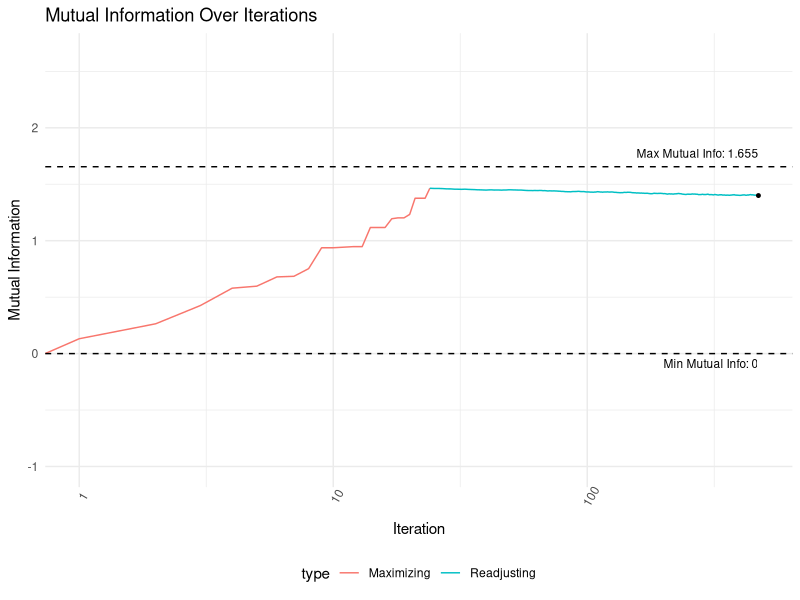

R code for this plot:
library(tidyverse)
library(stringr)

# Function to calculate mutual information
MutInf <- function(table) {
  rowsums <- rowSums(table)
  colsums <- colSums(table)
  ent_x <- sum(-rowsums/sum(rowsums) * log2(rowsums/sum(rowsums)), na.rm = TRUE)
  ent_y <- sum(-colsums/sum(colsums) * log2(colsums/sum(colsums)), na.rm = TRUE)
  return(ent_x + ent_y - entropy_pair(table))
}

# Function to calculate entropy of a pair
entropy_pair <- function(table) {
  total <- sum(table)
  probs <- table / total
  return(sum(-probs * log2(probs), na.rm = TRUE))
}

# Function to generate a new number for maximizing mutual information
gen_number_max <- function(x, tot_sum) {
  table <- x
  nrows <- nrow(table)
  ncols <- ncol(table)
  repeat {
    RR <- sample(1:nrows, 2)
    CC <- sample(1:ncols, 2)
    if (table[RR[1], CC[1]] > 0 && table[RR[2], CC[2]] > 0) break
  }
  
  delta1 <- min(table[RR[1], CC[1]], table[RR[2], CC[2]])
  delta2 <- -min(table[RR[1], CC[2]], table[RR[2], CC[1]])
  
  table1 <- table
  table2 <- table
  
  table1[RR[1], CC[1]] <- table1[RR[1], CC[1]] - delta1
  table1[RR[2], CC[2]] <- table1[RR[2], CC[2]] - delta1
  table1[RR[1], CC[2]] <- table1[RR[1], CC[2]] + delta1
  table1[RR[2], CC[1]] <- table1[RR[2], CC[1]] + delta1
  
  table2[RR[1], CC[1]] <- table2[RR[1], CC[1]] - delta2
  table2[RR[2], CC[2]] <- table2[RR[2], CC[2]] - delta2
  table2[RR[1], CC[2]] <- table2[RR[1], CC[2]] + delta2
  table2[RR[2], CC[1]] <- table2[RR[2], CC[1]] + delta2
  
  mutinf1 <- MutInf(table1)
  mutinf2 <- MutInf(table2)
  
  if (mutinf1 > mutinf2) {
    return(table1)
  } else {
    return(table2)
  }
}

# Function to generate a new number for minimizing mutual information
gen_number_min <- function(x, tot_sum) {
  table <- x
  nrows <- nrow(table)
  ncols <- ncol(table)
  repeat {
    RR <- sample(1:nrows, 2)
    CC <- sample(1:ncols, 2)
    if (table[RR[1], CC[1]] > 0 && table[RR[2], CC[2]] > 0) break
  }
  
  S <- (table[RR[1], CC[1]] + table[RR[2], CC[2]] + table[RR[1], CC[2]] + table[RR[2], CC[1]])*tot_sum
  delta <- round((table[RR[1], CC[1]]*tot_sum^2*table[RR[2], CC[2]] - table[RR[1], CC[2]]*tot_sum^2*table[RR[2], CC[1]]) / S)
  table[RR[1], CC[1]] <- table[RR[1], CC[1]] - delta/tot_sum
  table[RR[2], CC[2]] <- table[RR[2], CC[2]] - delta/tot_sum
  table[RR[1], CC[2]] <- table[RR[1], CC[2]] + delta/tot_sum
  table[RR[2], CC[1]] <- table[RR[2], CC[1]] + delta/tot_sum
  
  return(table)
}

# Function to generate a new number for stepwise modification
gen_number_1 <- function(x, tot_sum) {
  table <- x
  nrows <- nrow(table)
  ncols <- ncol(table)
  repeat {
    RR <- sample(1:nrows, 2)
    CC <- sample(1:ncols, 2)
    if (table[RR[1], CC[1]] > 0 && table[RR[2], CC[2]] > 0) break
  }
  
  delta <- 1/tot_sum
  
  table[RR[1], CC[1]] <- table[RR[1], CC[1]] - delta
  table[RR[2], CC[2]] <- table[RR[2], CC[2]] - delta
  table[RR[1], CC[2]] <- table[RR[1], CC[2]] + delta
  table[RR[2], CC[1]] <- table[RR[2], CC[1]] + delta
  
  return(table)
}

# Function to perform simulated annealing with stopping condition for target entropy
simul_anneal <- function(initial_table, obj, gen_fn, tot_sum, target, max_n = 5000, temp = 10, maxim = T, readj = F) {
  best <- initial_table
  best_eval <- obj(best)
  curr <- best
  curr_eval <- best_eval
  n <- 0
  mutual_info_history <- data.frame(iteration = 0, mutual_info = curr_eval, 
                                    type = ifelse(readj, "Readjusting", ifelse(maxim, "Maximizing", "Minimizing")))
  
  while (n < max_n) {
    if ((maxim && curr_eval >= target) || (!maxim && curr_eval <= target)) {
      print(paste("Target entropy reached:", curr_eval))
      break
    }
    
    cand <- gen_fn(curr, tot_sum)
    cand_eval <- obj(cand)
    if (maxim){
      if (cand_eval > best_eval) {
        best <- cand
        best_eval <- cand_eval
      }
      diff <- cand_eval - curr_eval
    } else {
      if (cand_eval < best_eval) {
        best <- cand
        best_eval <- cand_eval
      }
      diff <- -cand_eval + curr_eval
    }
    
    t <- temp / (n + 1)
    metropolis <- exp(diff / t)
    if (diff > 0 || runif(1) < metropolis) {
      curr <- cand
      curr_eval <- cand_eval
    }
    n <- n + 1
    mutual_info_history <- rbind(mutual_info_history, data.frame(iteration = n, mutual_info = curr_eval, 
                                                                 type =  ifelse(readj, "Readjusting", ifelse(maxim, "Maximizing", "Minimizing"))))
  }
  return(list(best, best_eval, n, mutual_info_history))
}

# Sinkhorn algorithm function
sinkhorn_algorithm <- function(initial_table, obj, max_iter = 500, tolerance = 1e-5) {
  S <- sum(initial_table)
  S_r <- rowSums(initial_table)
  S_c <- colSums(initial_table)
  n <- nrow(initial_table)
  m <- ncol(initial_table)
  
  # Initialize alpha and beta
  alpha <- rep(1, m)
  beta <- rep(1, n)
  
  curr_eval <- obj(initial_table)
  mutual_info_history <- data.frame(iteration = 0, mutual_info = curr_eval, 
                                    type = "Minimizing")
  
  for (iter in 1:max_iter) {
    
    ones_mat <- matrix(1, nrow = m, ncol = n)
    
    # Update alpha
    alpha <- (S_c / (ones_mat %*% beta))
    # Update beta
    beta <- (S_r / (t(ones_mat) %*% alpha))
    
    # Convergence check
    updated_table <- t(diag(as.vector(alpha)) %*% ones_mat %*% diag(as.vector(beta)))
    curr_eval <- obj(updated_table)
    
    mutual_info_history <- rbind(mutual_info_history, data.frame(iteration = iter, mutual_info = curr_eval, 
                                                                 type = "Minimizing"))
  }
  updated_table <- t(diag(as.vector(alpha)) %*% ones_mat %*% diag(as.vector(beta)))
  new_mut <- obj(updated_table)
  return(list(updated_table, new_mut, iter, mutual_info_history))
}

# Function to solve entropy by adjusting mutual information
solve_entropy <- function(df, target, max_n = 10000, epsilon = 0.001) {
  y_name <- colnames(df)[1]
  x_name <- colnames(df)[2]
  table <- as.matrix(table(df[, c(y_name, x_name)]))
  table_sum <- sum(table)
  table <- table/table_sum # normalize
  old_mut <- MutInf(table)
  
  # Step 1: Find range of entropy values
  
  # Max Entropy (Maximizing mutual information)
  result_max <- simul_anneal(table, obj = MutInf, gen_fn = gen_number_max, 
                             tot_sum = table_sum, target = Inf, max_n = max_n, maxim = TRUE)
  new_mut_max <- result_max[[2]]
  
  # Min Entropy (Minimizing mutual information)
  result_min_sk <- sinkhorn_algorithm(table, obj = MutInf, max_iter = max_n)
  new_mut_min <- result_min_sk[[2]]
  
  # Print the max and min entropy values
  print(paste("Current Entropy:", old_mut))
  print(paste("Min Entropy:", new_mut_min))
  print(paste("Max Entropy:", new_mut_max))
  
  # Step 2: Check if the target entropy is within the range
  if (target < new_mut_min || target > new_mut_max) {
    print("Target entropy is out of range. Please choose a value between the min and max entropy.")
    return(NULL)
  }
  
  # Step 3: Adjust mutual information to reach the target entropy
  if (target > old_mut) {
    gen_fn <- gen_number_max
    result <- simul_anneal(table, obj = MutInf, gen_fn = gen_fn, 
                           tot_sum = table_sum, target = target, max_n = max_n, maxim = TRUE)
    final_hist = result[[4]]
    final_table <- result[[1]]
    final_mut <- result[[2]]
    if (result[[2]] - target > epsilon) {
      print("Target exceeded. Re-adjusting with gen_number_1 to decrease.")
      result_sub <- simul_anneal(result[[1]], obj = MutInf, gen_fn = gen_number_1, 
                             tot_sum = table_sum, target = target, max_n = max_n, 
                             maxim = FALSE, readj = T)
      result_sub[[4]]$iteration = result_sub[[4]]$iteration + max(final_hist$iteration)
      final_hist = rbind(result_sub[[4]], final_hist)
      final_table <- result_sub[[1]]
      final_mut <- result_sub[[2]]
    }
    
  } else {
    gen_fn <- gen_number_min
    result <- simul_anneal(table, obj = MutInf, gen_fn = gen_fn, 
                           tot_sum = table_sum, target = target, max_n = max_n, maxim = FALSE)
    final_hist = result[[4]]
    final_table <- result[[1]]
    final_mut <- result[[2]]
    if (target - result[[2]] > epsilon ) {
      print("Target crossed. Re-adjusting with gen_number_1 to increase.")
      result_sub <- simul_anneal(result[[1]], obj = MutInf, gen_fn = gen_number_1, 
                             tot_sum = table_sum, target = target, max_n = max_n, 
                             maxim = TRUE, readj = T)
      result_sub[[4]]$iteration = result_sub[[4]]$iteration + max(final_hist$iteration)
      final_hist = rbind(result_sub[[4]], final_hist)
      final_table <- result_sub[[1]]
      final_mut <- result_sub[[2]]
    }
  }
  
  print(paste("Final Mutual Information:", final_mut))
  return(list(final_table = final_table, history = final_hist,
              max_mut = new_mut_max, min_mut = new_mut_min))
}

# Example usage
set.seed(42)
df <- data.frame(
  x = sample(str_c("Categ", 1:50), 10000, replace = TRUE),
  y = sample(str_c("Categ", 10:50), 10000, replace = TRUE)
)
# df <- data.frame(
#   x = sample(c(rep("b", 50), rep("a", 25)), 75),
#   y = sample(c(rep("b", 25), rep("a", 50)), 75)
# )

set.seed(33)
df <- data.frame(
  x = sample(str_c("Categ", 1:4), 10000, replace = TRUE),
  y = sample(str_c("Categ", 10:4), 10000, replace = TRUE)
)

target_entropy <- 1.4 # Set your target entropy here
res <- solve_entropy(df, target_entropy)

# Output the results
final_table <- res$final_table
print(final_table)
a = res$history
res$history %>%
  ggplot(aes(x = iteration, y = mutual_info, color = type)) +
  geom_line() +
  labs(title = "Mutual Information Over Iterations", x = "Iteration", y = "Mutual Information") +
  theme_minimal() +
  theme(legend.position = "bottom", axis.text.x = element_text(angle = 60)) +
  xlim(c(0, 1.5 * max(res$history$iteration))) + 
  ylim(c(res$min_mut - 1, res$max_mut + 1)) +
  geom_hline(yintercept = res$min_mut, linetype = "dashed", color = "black") +
  geom_hline(yintercept = res$max_mut, linetype = "dashed", color = "black") +
  geom_point(data = subset(res$history, iteration == max(res$history$iteration)), 
             aes(x = iteration, y = mutual_info), 
             color = "black", size = 1) +
  annotate("text", x = max(res$history$iteration), y = res$min_mut, 
           label = paste0("Min Mutual Info: ", round(res$min_mut, 3)), 
           vjust = 1.6, hjust = 1, color = "black", size = 3) +
  annotate("text", x = max(res$history$iteration), y = res$max_mut, 
           label = paste0("Max Mutual Info: ", round(res$max_mut, 3)), 
           vjust = -1, hjust = 1, color = "black", size = 3) +
  scale_x_log10()


